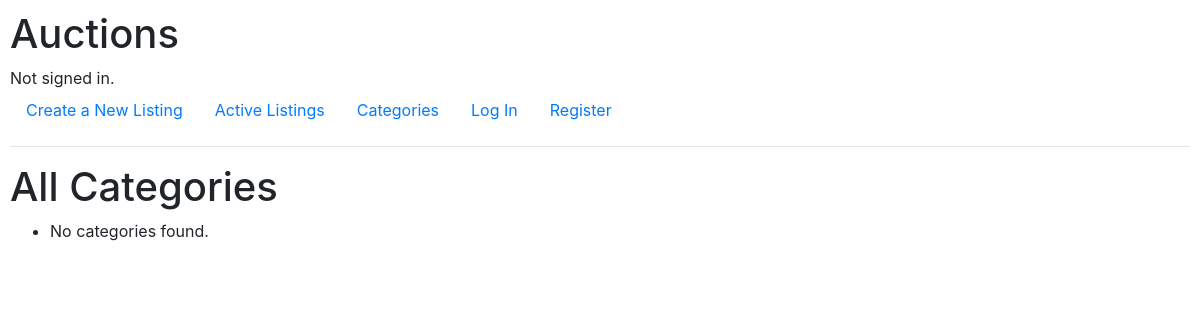
Before: /categories with the older database file.
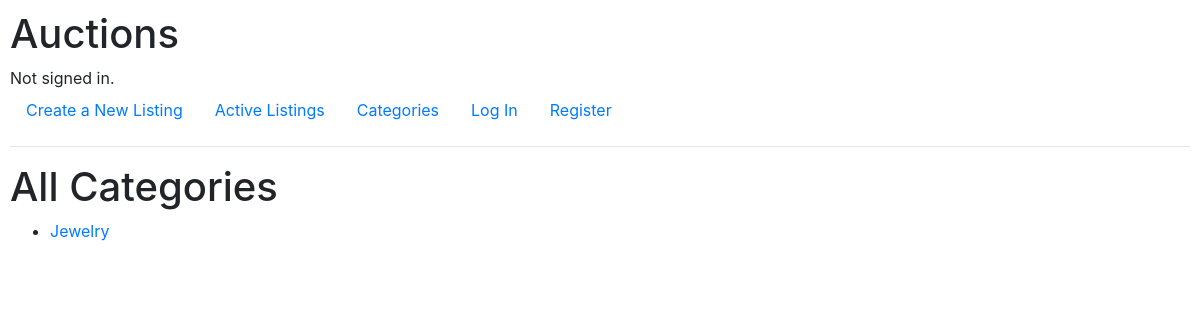
After: the same page with the newer database file.
### auctions/models.py (models this page shows)
class Category(models.Model):
    id = models.AutoField(primary_key=True)
    category = models.CharField(max_length=300)
    def __str__(self):
        return self.category

### auctions/views.py (the view)
# urls.py: path("categories", views.categories, name="categories"),
def categories(request):
    categories = Category.objects.all()
    print(categories)
    context = {
        "categories": categories
    }
    return render(request, "auctions/categories.html", context)

### auctions/templates/auctions/categories.html
{% extends "auctions/layout.html" %}
{% block body %}
  <h1>All Categories</h1>
  <ul>
    {% for category in categories %}
      <li><a href="{% url 'category_detail' category.category %}">{{ category.category.title }}</a></li>
    {% empty %}
      <li>No categories found.</li>
    {% endfor %}
  </ul>
{% endblock %}

Changed rows visible on the page:
added Category: category "Jewelry"
Other visible differences:
text no longer shown: "No categories found."
